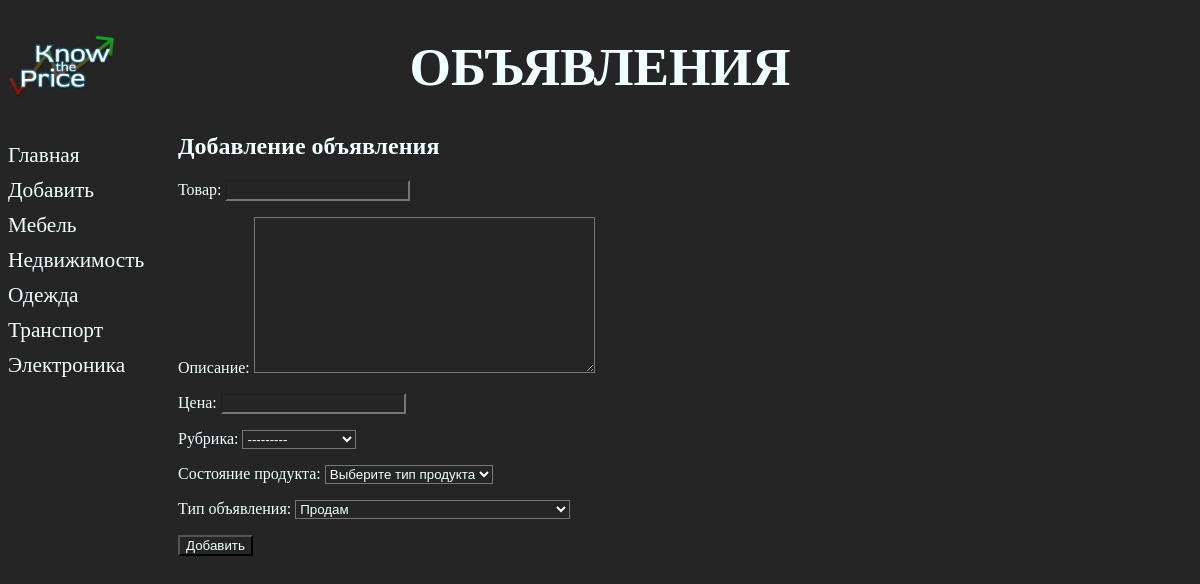
The page /bboard/add/ on the database its author committed.
### bboard/models.py (models this page shows)
class Rubric(models.Model):
    name = models.CharField(max_length=20, db_index=True, verbose_name='Название')
    def __str__(self):
        return self.name
    class Meta:
        verbose_name_plural = 'Рубрики'
        verbose_name = 'Рубрика'
        ordering = ['name']

### bboard/views.py (the view)
# urls.py: path('add/', BbCreateView.as_view(), name='add'),
class BbCreateView(CreateView):
    model = Bb
    template_name = "bboard/create.html"  # Файл-шаблон, создающий форму
    form_class = BbForm  # Ссылка на класс формы, связанной с моделью
    success_url = reverse_lazy('index') # Перенаправления после успешного сохранения
    def get_context_data(self, **kwargs):
        context = super().get_context_data(**kwargs)
        context["rubrics"] = Rubric.objects.all()
        return context

### bboard/forms.py
class BbForm(ModelForm):
    class Meta:
        model = Bb
        fields = ("title","content", "price", "rubric", "types_of_product", "kind")

### bboard/templates/bboard/create.html (shortened to what this page needs)
{% extends 'layout/basic.html' %}
{% block content %}
<div>
  <h1>Добавление объявления</h1>
  <form method="post">
    {{ form.as_p }}
    <input type="submit" value="Добавить">
  </form>
</div>
{% endblock content %}

### bboard/templates/layout/basic.html (shortened to what this page needs)
{% load static %}
<!DOCTYPE html>
<html lang="en">
<head>
    <link rel="stylesheet" type="text/css"
    href="{% static 'bboard/style.css' %}">
</head>
<body>
    <header>
        <h1>Объявления</h1>
    </header>
    <nav>
        <a href="{% url 'index' %}">Главная</a>
        <a href="{% url 'add' %}">Добавить</a>
        {% for rubric in rubrics %}
        <a href="{% url 'by_rubric' rubric.pk %}">{{ rubric.name }}</a>
        {% endfor %}
    </nav>
    <section>
        {% block content %}
        {% endblock content %}
    </section>
</body>
</html>

### bboard/static/bboard/style.css (style rules this page uses)
body { background-color: #252525; color: azure; text-decoration: none; }
header h1 { font-size: 40pt; text-transform: uppercase; text-align: center; background: url("logo_KTP.png") left / auto 100% no-repeat; }
nav { font-size: 16pt; width: 150px; float: left; }
nav a { display: block; margin: 10px 0px; text-decoration: none; color: azure; }
section { margin-left: 170px; }
input, textarea, select { background-color: #252525; color: azure; }

### rows shown on the page
Rubric: name "Мебель"
Rubric: name "Недвижимость"
Rubric: name "Одежда"
Rubric: name "Транспорт"
Rubric: name "Электроника"
